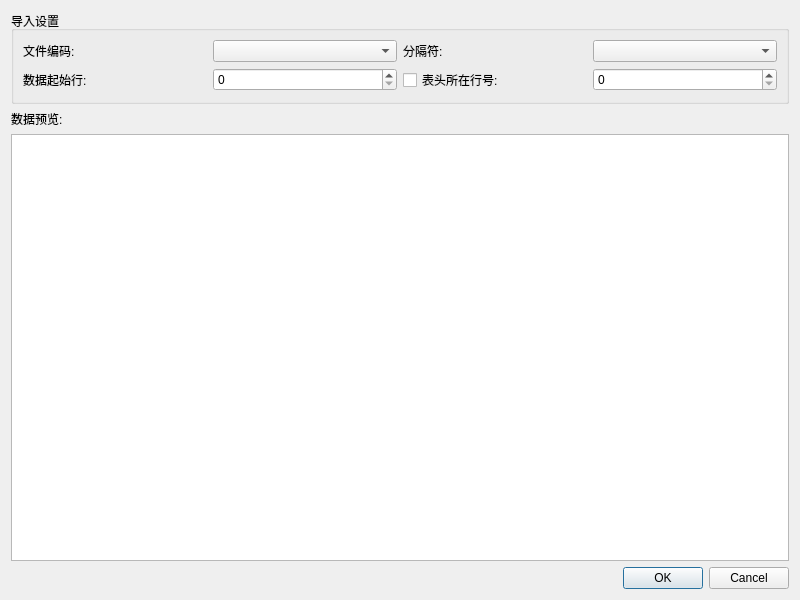
<?xml version="1.0" encoding="UTF-8"?>
<ui version="4.0">
 <class>DataImportDialog</class>
 <widget class="QDialog" name="DataImportDialog">
  <property name="geometry">
   <rect>
    <x>0</x>
    <y>0</y>
    <width>800</width>
    <height>600</height>
   </rect>
  </property>
  <property name="windowTitle">
   <string>数据导入配置</string>
  </property>
  <layout class="QVBoxLayout" name="verticalLayout">
   <item>
    <widget class="QGroupBox" name="groupBoxSettings">
     <property name="title">
      <string>导入设置</string>
     </property>
     <layout class="QGridLayout" name="gridLayout">
      <item row="0" column="0">
       <widget class="QLabel" name="labelEncoding">
        <property name="text">
         <string>文件编码:</string>
        </property>
       </widget>
      </item>
      <item row="0" column="1">
       <widget class="QComboBox" name="comboEncoding"/>
      </item>
      <item row="0" column="2">
       <widget class="QLabel" name="labelSeparator">
        <property name="text">
         <string>分隔符:</string>
        </property>
       </widget>
      </item>
      <item row="0" column="3">
       <widget class="QComboBox" name="comboSeparator"/>
      </item>
      <item row="1" column="0">
       <widget class="QLabel" name="labelStartRow">
        <property name="text">
         <string>数据起始行:</string>
        </property>
       </widget>
      </item>
      <item row="1" column="1">
       <widget class="QSpinBox" name="spinStartRow">
        <property name="toolTip">
          <string>从第几行开始读取有效数据</string>
        </property>
       </widget>
      </item>
      <item row="1" column="2">
       <widget class="QCheckBox" name="checkUseHeader">
        <property name="text">
         <string>表头所在行号:</string>
        </property>
       </widget>
      </item>
      <item row="1" column="3">
       <widget class="QSpinBox" name="spinHeaderRow">
        <property name="toolTip">
         <string>包含列名称（表头）的行号</string>
        </property>
       </widget>
      </item>
     </layout>
    </widget>
   </item>
   <item>
    <widget class="QLabel" name="labelPreview">
     <property name="text">
      <string>数据预览:</string>
     </property>
    </widget>
   </item>
   <item>
    <widget class="QTableWidget" name="tablePreview"/>
   </item>
   <item>
    <widget class="QDialogButtonBox" name="buttonBox">
     <property name="orientation">
      <enum>Qt::Horizontal</enum>
     </property>
     <property name="standardButtons">
      <set>QDialogButtonBox::Cancel|QDialogButtonBox::Ok</set>
     </property>
    </widget>
   </item>
  </layout>
 </widget>
 <resources/>
 <connections>
  <connection>
   <sender>buttonBox</sender>
   <signal>accepted()</signal>
   <receiver>DataImportDialog</receiver>
   <slot>accept()</slot>
   <hints>
    <hint type="sourcelabel">
     <x>248</x>
     <y>254</y>
    </hint>
    <hint type="destinationlabel">
     <x>157</x>
     <y>274</y>
    </hint>
   </hints>
  </connection>
  <connection>
   <sender>buttonBox</sender>
   <signal>rejected()</signal>
   <receiver>DataImportDialog</receiver>
   <slot>reject()</slot>
   <hints>
    <hint type="sourcelabel">
     <x>316</x>
     <y>260</y>
    </hint>
    <hint type="destinationlabel">
     <x>286</x>
     <y>274</y>
    </hint>
   </hints>
  </connection>
 </connections>
</ui>
